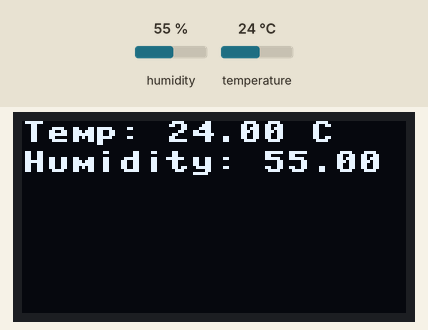
Recording of a program running on a simulated Raspberry Pi Pico running MicroPython. On the bench: 128×64 one-colour display. Inputs (shaded band) come from the test bench; at power-on: humidity 55 %, temperature 24 °C. WiFi joins after 1.5 s; no MQTT or app messages arrive unless stated; what the program prints to the serial console is not drawn.

Above: at 2.9 s.
3.0 s: humidity set to 22 %
At 13.3 s:
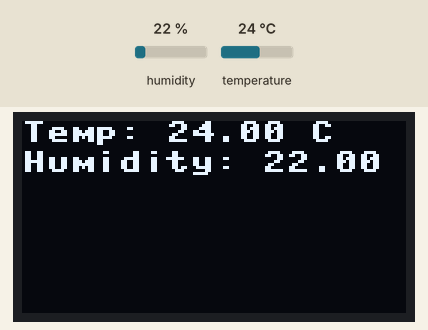
13.6 s: temperature set to 12 °C
At 23.3 s:
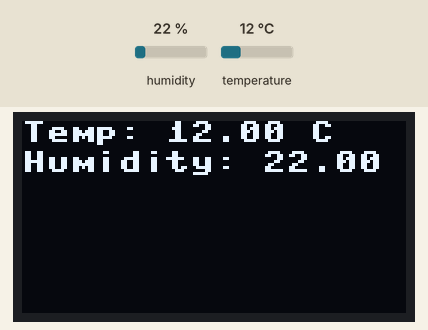
23.8 s: humidity set to 40 %
At 33.0 s:
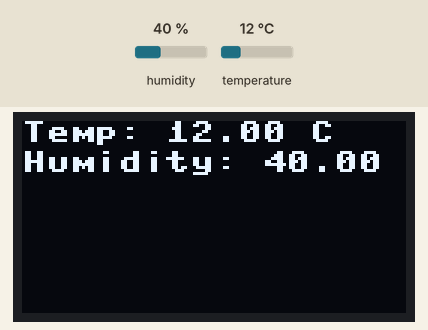
34.0 s: temperature set to 19 °C
Timing chart, 0 to 37.0 s (numbered marks = the images above; inputs shaded):
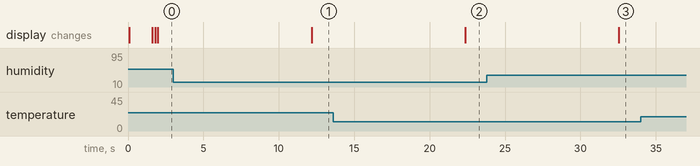

Measured:
- after the input at 3.0 s, the display: changes after 9.2 s (image 1)
- after the input at 13.6 s, the display: changes after 8.8 s (image 2)
- after the input at 23.8 s, the display: changes after 8.7 s (image 3)

The program:

main.py
```python
import time
import network
import ahtx0 as ahtx0
from ssd1306 import SSD1306_I2C
import json
from machine import Pin, I2C, SoftI2C

from umqtt.simple import MQTTClient

# Configuraes do sensor DHT11
DHT_PIN = 15  # GPIO onde o sensor DHT11 est conectado

# Inicializa o i2c
i2c0 = I2C(0, scl=Pin(1), sda=Pin(0), freq=400000)
i2c = SoftI2C(scl=Pin(15), sda=Pin(14))
oled = SSD1306_I2C(128, 64, i2c)  # Inicializa o display OLED
oled.fill(0)  # Limpa o display OLED


sensor = ahtx0.AHT10(i2c0) # Inicializa o sensor AHT10

# Configuraes do MQTT
#Endereo do broker MQTT
MQTT_BROKER = "192.168.0.100"
MQTT_PORT = 1883
MQTT_TOPIC_TEMPERATURE = b"/sensor/bitdoglab/"
MQTT_TOPIC_HUMIDITY = b"sensor/humidity"

MQTT_TOPIC_SUB = b"/projeto/#"
CLIENT_ID = "client_id"
USER = "iot"
PASSWORD = "12345678"

# Funcao para lidar com mensagens recebidas
def sub_cb(topic, msg):
    print((topic, msg))

# Conexo com a rede WiFi
def connect_wifi():
    print("Connecting to WiFi", end="")
    oled.text("Connecting to WiFi", 0, 0)
    oled.show()
    wlan = network.WLAN(network.STA_IF)
    wlan.active(True)
    wlan.connect("laica_iot", "12345678")
    while not wlan.isconnected():
        print(".", end="")
        time.sleep(0.1)
    print(" Connected!")
    oled.text("Connected!", 0, 10)
    oled.show()
    print(wlan.ifconfig())

# Conexao com o broker MQTT
def connect_mqtt():
    print("Connecting to MQTT broker", end="")
    oled.text("Connecting to MQTT", 0, 20)
    oled.show()
    try:
        client = MQTTClient(CLIENT_ID, MQTT_BROKER, port=MQTT_PORT, user=USER, password=PASSWORD)
        client.connect()
        print(" Connected!")
        oled.text("Connected!", 0, 30)
        oled.show()
    except Exception as e:
        print("Failed to connect to MQTT broker:", e)
        oled.text("Failed to connect MQTT", 0, 30)
        oled.show()
        return None
    return client

def subscribe_topics(client):
    print("Subscribing to topics", end="")
    client.set_callback(sub_cb)
    client.subscribe(MQTT_TOPIC_SUB)
    print(" Subscribed!")

def publish_data(client):
    try:
        print("Publishing data", end="")
        temp = sensor.temperature  # Obtém a temperatura
        humidity = sensor.relative_humidity  # Obtém a umidade

        payload = json.dumps({
            "temperature": temp,
            "humidity": humidity
        })

        #msg_temp = f"temperature, id=100 temp={temperature}".format(temperature)
        #msg_humidity = f"humidity, id=100 humidity={humidity}".format(humidity)
        client.publish(MQTT_TOPIC_TEMPERATURE, payload.encode())
        #client.publish(MQTT_TOPIC_HUMIDITY, str(sensor.relative_humidity).encode())
        print(" Data published!")
        oled.fill(0)  # Limpa o display OLED
        oled.text("Temp: {:.2f} C".format(temp), 0, 0)
        oled.text("Humidity: {:.2f} %".format(humidity), 0, 10)
        oled.show()  # Atualiza o display OLED
    except Exception as e:
        print("Failed to publish data:", e)
        oled.text("Failed to publish", 0, 20)
        oled.show()


print("Starting MQTT Subscriber")
connect_wifi()  # Conecta ao WiFi
client = connect_mqtt()  # Conecta ao broker MQTT
#subscribe_topics(client)  # Inscreve-se nos tópicos

while True:
    publish_data(client)  # Publica os dados do sensor DHT11
    #client.wait_msg()  # Espera por mensagens recebidas
    time.sleep(10)  # Aguarda 10 segundos antes de publicar novamente
```
